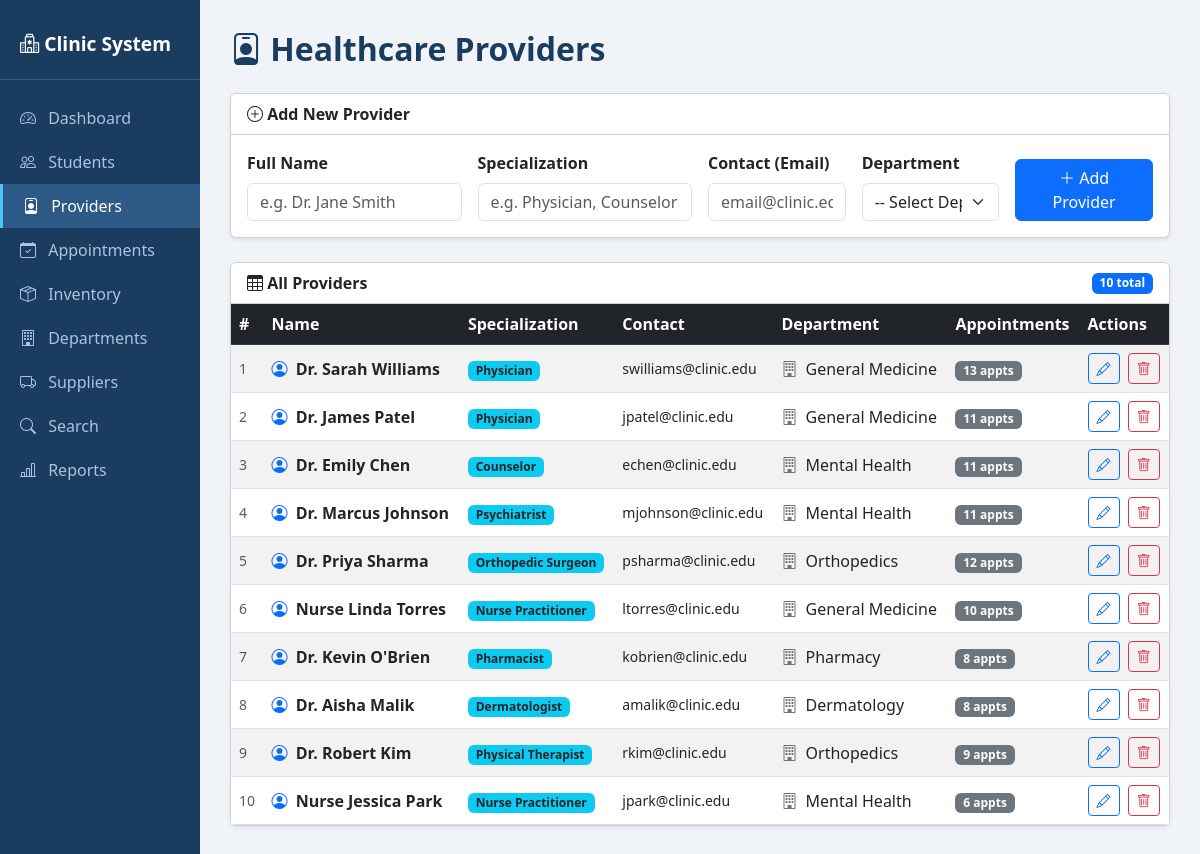
The page /providers.php on the database its author committed.
### tables this page shows
CREATE TABLE Healthcare_Provider (
    provider_id     INT AUTO_INCREMENT PRIMARY KEY,
    name            VARCHAR(100) NOT NULL,
    specialization  VARCHAR(100) NOT NULL,
    contact         VARCHAR(100) NOT NULL,
    department_id   INT NOT NULL,
    CONSTRAINT fk_provider_dept FOREIGN KEY (department_id)
        REFERENCES Department(department_id) ON DELETE RESTRICT ON UPDATE CASCADE
);

CREATE TABLE Department (
    department_id   INT AUTO_INCREMENT PRIMARY KEY,
    department_name VARCHAR(100) NOT NULL,
    location        VARCHAR(150) NOT NULL
);

### providers.php (the view, shortened to what this page needs)
<!DOCTYPE html>
<html lang="en">
<head>
  <link rel="stylesheet" href="https://cdn.jsdelivr.net/npm/bootstrap@5.3.0/dist/css/bootstrap.min.css">
  <link rel="stylesheet" href="https://cdn.jsdelivr.net/npm/bootstrap-icons@1.10.5/font/bootstrap-icons.css">
</head>
<body>
<div class="container-fluid">
<div class="row">
  <div class="col-md-2 sidebar">
    <div class="brand"><i class="bi bi-hospital"></i> Clinic System</div>
    <nav class="nav flex-column mt-3">
      <a href="index.php" class="nav-link"><i class="bi bi-speedometer2"></i> Dashboard</a>
      <a href="students.php" class="nav-link"><i class="bi bi-people"></i> Students</a>
      <a href="providers.php" class="nav-link active"><i class="bi bi-person-badge"></i> Providers</a>
      <a href="appointments.php" class="nav-link"><i class="bi bi-calendar-check"></i> Appointments</a>
      <a href="inventory.php" class="nav-link"><i class="bi bi-box-seam"></i> Inventory</a>
      <a href="departments.php" class="nav-link"><i class="bi bi-building"></i> Departments</a>
      <a href="suppliers.php" class="nav-link"><i class="bi bi-truck"></i> Suppliers</a>
      <a href="search.php" class="nav-link"><i class="bi bi-search"></i> Search</a>
      <a href="reports.php" class="nav-link"><i class="bi bi-bar-chart-line"></i> Reports</a>
    </nav>
  </div>
  <div class="col-md-10 main-content">
    <h2 class="page-title"><i class="bi bi-person-badge"></i> Healthcare Providers</h2>
    <?php
    $pdo = getDBConnection();
    $editRow = null;
    ?>
    <div class="card mb-4 shadow-sm">
      <div class="card-header bg-white fw-bold">
        <i class="bi bi-<?= $editRow ? 'pencil' : 'plus-circle' ?>"></i>
        <?= $editRow ? 'Edit Provider' : 'Add New Provider' ?>
      </div>
      <div class="card-body">
        <form method="post">
          <div class="row g-3">
            <div class="col-md-3">
              <label class="form-label fw-semibold">Full Name</label>
              <input type="text" class="form-control" name="name" required
                     placeholder="e.g. Dr. Jane Smith"
                     value="<?= htmlspecialchars($editRow['name'] ?? '') ?>">
            </div>
            <div class="col-md-3">
              <label class="form-label fw-semibold">Specialization</label>
              <input type="text" class="form-control" name="specialization" required
                     placeholder="e.g. Physician, Counselor"
                     value="<?= htmlspecialchars($editRow['specialization'] ?? '') ?>">
            </div>
            <div class="col-md-2">
              <label class="form-label fw-semibold">Contact (Email)</label>
              <input type="text" class="form-control" name="contact" required
                     placeholder="email@clinic.edu"
                     value="<?= htmlspecialchars($editRow['contact'] ?? '') ?>">
            </div>
            <div class="col-md-2">
              <label class="form-label fw-semibold">Department</label>
              <select class="form-select" name="department_id" required>
                <option value="">-- Select Department --</option>
              </select>
            </div>
            <div class="col-md-2 d-flex align-items-end">
              <button class="btn btn-primary w-100">
                <i class="bi bi-<?= $editRow ? 'save' : 'plus-lg' ?>"></i>
                <?= $editRow ? 'Update' : 'Add Provider' ?>
              </button>
            </div>
          </div>
        </form>
      </div>
    </div>
    <div class="card shadow-sm">
      <div class="card-header bg-white d-flex justify-content-between align-items-center">
        <span class="fw-bold"><i class="bi bi-table"></i> All Providers</span>
        <?php
          $total = $pdo->query("SELECT COUNT(*) FROM Healthcare_Provider")->fetchColumn();
        ?>
        <span class="badge bg-primary"><?= $total ?> total</span>
      </div>
      <div class="card-body p-0">
        <div class="table-responsive">
          <table class="table table-striped table-hover align-middle mb-0">
            <thead class="table-dark">
              <tr>
                <th>#</th>
                <th>Name</th>
                <th>Specialization</th>
                <th>Contact</th>
                <th>Department</th>
                <th>Appointments</th>
                <th>Actions</th>
              </tr>
            </thead>
            <tbody>
            <?php
            $providers = $pdo->query("
              SELECT hp.*, d.department_name,
                     COUNT(a.appointment_id) AS appt_count
              FROM Healthcare_Provider hp
              JOIN Department d ON hp.department_id = d.department_id
              LEFT JOIN Appointment a ON hp.provider_id = a.provider_id
              GROUP BY hp.provider_id, hp.name, hp.specialization, hp.contact, hp.department_id, d.department_name
              ORDER BY hp.provider_id
            ")->fetchAll();
            foreach ($providers as $p):
            ?>
            <tr>
              <td class="text-muted small"><?= $p['provider_id'] ?></td>
              <td>
                <i class="bi bi-person-circle text-primary me-1"></i>
                <strong><?= htmlspecialchars($p['name']) ?></strong>
              </td>
              <td>
                <span class="badge bg-info text-dark"><?= htmlspecialchars($p['specialization']) ?></span>
              </td>
              <td class="small"><?= htmlspecialchars($p['contact']) ?></td>
              <td>
                <i class="bi bi-building text-secondary me-1"></i>
                <?= htmlspecialchars($p['department_name']) ?>
              </td>
              <td>
                <span class="badge bg-secondary"><?= $p['appt_count'] ?> appts</span>
              </td>
              <td>
                <a href="?edit=<?= $p['provider_id'] ?>" class="btn btn-sm btn-outline-primary me-1">
                  <i class="bi bi-pencil"></i>
                </a>
                <form method="post" style="display:inline"
                      onsubmit="return confirm('Delete <?= htmlspecialchars(addslashes($p['name'])) ?>? This cannot be undone.')">
                  <button class="btn btn-sm btn-outline-danger">
                    <i class="bi bi-trash"></i>
                  </button>
                </form>
              </td>
            </tr>
            <?php endforeach; ?>
            </tbody>
          </table>
        </div>
      </div>
    </div>
  </div>
</div>
</div>
</body>
</html>

### providers.php (style rules this page uses)
body { background:#f0f4f8 }
.sidebar { background:#1a3c5e;min-height:100vh;padding:20px 0 }
.sidebar .brand { color:#fff;font-size:1.2rem;font-weight:700;padding:10px 20px 20px;border-bottom:1px solid #2d5986 }
.sidebar .nav-link { color:#a8c4e0;padding:10px 20px;transition:all .2s }
.sidebar .nav-link:hover,.sidebar .nav-link.active { background:#2d5986;color:#fff;border-left:3px solid #4fc3f7 }
.sidebar .nav-link i { margin-right:8px }
.main-content { padding:30px }
.page-title { color:#1a3c5e;font-weight:700;margin-bottom:25px }

### rows shown on the page
healthcare_provider: provider_id "1", name "Dr. Sarah Williams", specialization "Physician", contact "swilliams@clinic.edu", department.department_name "General Medicine", appt_count "13"
healthcare_provider: provider_id "2", name "Dr. James Patel", specialization "Physician", contact "jpatel@clinic.edu", department.department_name "General Medicine", appt_count "11"
healthcare_provider: provider_id "3", name "Dr. Emily Chen", specialization "Counselor", contact "echen@clinic.edu", department.department_name "Mental Health", appt_count "11"
healthcare_provider: provider_id "4", name "Dr. Marcus Johnson", specialization "Psychiatrist", contact "mjohnson@clinic.edu", department.department_name "Mental Health", appt_count "11"
healthcare_provider: provider_id "5", name "Dr. Priya Sharma", specialization "Orthopedic Surgeon", contact "psharma@clinic.edu", department.department_name "Orthopedics", appt_count "12"
healthcare_provider: provider_id "6", name "Nurse Linda Torres", specialization "Nurse Practitioner", contact "ltorres@clinic.edu", department.department_name "General Medicine", appt_count "10"
healthcare_provider: provider_id "7", name "Dr. Kevin O'Brien", specialization "Pharmacist", contact "kobrien@clinic.edu", department.department_name "Pharmacy", appt_count "8"
healthcare_provider: provider_id "8", name "Dr. Aisha Malik", specialization "Dermatologist", contact "amalik@clinic.edu", department.department_name "Dermatology", appt_count "8"
healthcare_provider: provider_id "9", name "Dr. Robert Kim", specialization "Physical Therapist", contact "rkim@clinic.edu", department.department_name "Orthopedics", appt_count "9"
healthcare_provider: provider_id "10", name "Nurse Jessica Park", specialization "Nurse Practitioner", contact "jpark@clinic.edu", department.department_name "Mental Health", appt_count "6"

### other values the page prints
$total "10"
